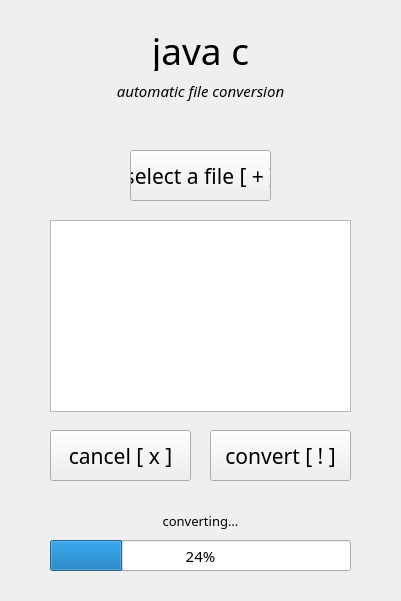
<?xml version="1.0" encoding="UTF-8"?>
<ui version="4.0">
 <class>MainWindow</class>
 <widget class="QMainWindow" name="MainWindow">
  <property name="geometry">
   <rect>
    <x>0</x>
    <y>0</y>
    <width>401</width>
    <height>601</height>
   </rect>
  </property>
  <property name="windowTitle">
   <string>java c - v1.0</string>
  </property>
  <widget class="QWidget" name="centralwidget">
   <widget class="QLabel" name="lblTitle">
    <property name="geometry">
     <rect>
      <x>100</x>
      <y>30</y>
      <width>201</width>
      <height>41</height>
     </rect>
    </property>
    <property name="font">
     <font>
      <family>Ubuntu Condensed</family>
      <pointsize>28</pointsize>
      <italic>false</italic>
     </font>
    </property>
    <property name="text">
     <string>java c</string>
    </property>
    <property name="alignment">
     <set>Qt::AlignCenter</set>
    </property>
   </widget>
   <widget class="QLabel" name="lblDescription">
    <property name="geometry">
     <rect>
      <x>100</x>
      <y>70</y>
      <width>201</width>
      <height>41</height>
     </rect>
    </property>
    <property name="font">
     <font>
      <family>Ubuntu Light</family>
      <pointsize>11</pointsize>
      <italic>true</italic>
     </font>
    </property>
    <property name="text">
     <string>automatic file conversion</string>
    </property>
    <property name="alignment">
     <set>Qt::AlignCenter</set>
    </property>
   </widget>
   <widget class="QPushButton" name="btnConvert">
    <property name="geometry">
     <rect>
      <x>210</x>
      <y>430</y>
      <width>141</width>
      <height>51</height>
     </rect>
    </property>
    <property name="font">
     <font>
      <family>Ubuntu Condensed</family>
      <pointsize>16</pointsize>
     </font>
    </property>
    <property name="text">
     <string>convert [ ! ]</string>
    </property>
   </widget>
   <widget class="QPushButton" name="btnSelect">
    <property name="geometry">
     <rect>
      <x>130</x>
      <y>150</y>
      <width>141</width>
      <height>51</height>
     </rect>
    </property>
    <property name="font">
     <font>
      <family>Ubuntu Condensed</family>
      <pointsize>16</pointsize>
     </font>
    </property>
    <property name="text">
     <string>select a file [ + ]</string>
    </property>
   </widget>
   <widget class="QPushButton" name="btnCancel">
    <property name="geometry">
     <rect>
      <x>50</x>
      <y>430</y>
      <width>141</width>
      <height>51</height>
     </rect>
    </property>
    <property name="font">
     <font>
      <family>Ubuntu Condensed</family>
      <pointsize>16</pointsize>
     </font>
    </property>
    <property name="text">
     <string>cancel [ x ]</string>
    </property>
   </widget>
   <widget class="QProgressBar" name="progressBar">
    <property name="geometry">
     <rect>
      <x>50</x>
      <y>540</y>
      <width>301</width>
      <height>31</height>
     </rect>
    </property>
    <property name="font">
     <font>
      <family>Ubuntu Condensed</family>
      <pointsize>11</pointsize>
     </font>
    </property>
    <property name="value">
     <number>24</number>
    </property>
   </widget>
   <widget class="QLabel" name="lblProgress">
    <property name="geometry">
     <rect>
      <x>50</x>
      <y>510</y>
      <width>301</width>
      <height>21</height>
     </rect>
    </property>
    <property name="font">
     <font>
      <family>Ubuntu Light</family>
      <pointsize>10</pointsize>
      <italic>false</italic>
     </font>
    </property>
    <property name="text">
     <string>converting...</string>
    </property>
    <property name="alignment">
     <set>Qt::AlignCenter</set>
    </property>
   </widget>
   <widget class="QListWidget" name="listWidget">
    <property name="geometry">
     <rect>
      <x>50</x>
      <y>220</y>
      <width>301</width>
      <height>192</height>
     </rect>
    </property>
   </widget>
  </widget>
 </widget>
 <tabstops>
  <tabstop>btnSelect</tabstop>
  <tabstop>btnCancel</tabstop>
  <tabstop>btnConvert</tabstop>
 </tabstops>
 <resources/>
 <connections/>
</ui>
